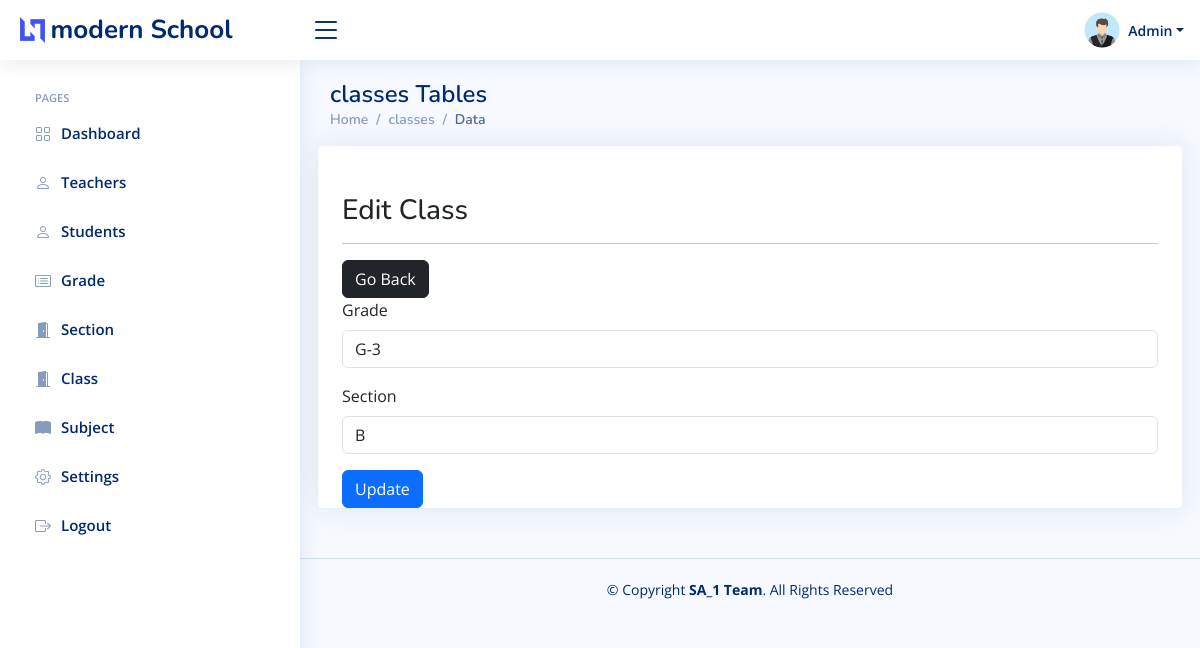
The app's page /admin/class-edit1.php?class_id=1 (signed in) with its own data.
### tables this page shows
CREATE TABLE `setting` (
  `id` int(11) NOT NULL,
  `current_year` int(11) NOT NULL,
  `current_semester` varchar(11) NOT NULL,
  `school_name` varchar(100) NOT NULL,
  `slogan` varchar(300) NOT NULL,
  `about` text NOT NULL
);

CREATE TABLE `class` (
  `class_id` int(11) NOT NULL,
  `grade` int(11) NOT NULL,
  `section` int(11) NOT NULL
);

CREATE TABLE `grades` (
  `grade_id` int(11) NOT NULL,
  `grade` varchar(31) NOT NULL,
  `grade_code` varchar(7) NOT NULL
);

CREATE TABLE `section` (
  `section_id` int(11) NOT NULL,
  `section` varchar(7) NOT NULL
);

### data/setting.php (called while the page is built)
<?php
function getSetting($conn){
   $sql = "SELECT * FROM setting";
   $stmt = $conn->prepare($sql);
   $stmt->execute();
   if ($stmt->rowCount() == 1) {
     $settings = $stmt->fetch();
     return $settings;
   }else {
    return 0;
   }
}
?>

### admin/data/grade.php (called while the page is built, shortened)
<?php
function getAllGrades($conn){
   $sql = "SELECT * FROM grades";
   $stmt = $conn->prepare($sql);
   $stmt->execute();
   if ($stmt->rowCount() >= 1) {
     $grades = $stmt->fetchAll();
     return $grades;
   }else {
    return 0;
   }
}

### admin/data/class.php (called while the page is built, shortened)
<?php
function getClassById($class_id, $conn){
   $sql = "SELECT * FROM class
           WHERE class_id=?";
   $stmt = $conn->prepare($sql);
   $stmt->execute([$class_id]);
   if ($stmt->rowCount() == 1) {
     $class = $stmt->fetch();
     return $class;
   }else {
    return 0;
   }
}

### admin/data/section.php (called while the page is built, shortened)
<?php
function getAllSections($conn){
   $sql = "SELECT * FROM section";
   $stmt = $conn->prepare($sql);
   $stmt->execute();
   if ($stmt->rowCount() >= 1) {
     $sections = $stmt->fetchAll();
     return $sections;
   }else {
    return 0;
   }
}

### admin/class-edit1.php (the view, shortened to what this page needs)
<?php
if (isset($_SESSION['admin_id']) &&
    isset($_SESSION['role'])     &&
    isset($_GET['class_id'])) {
    if ($_SESSION['role'] == 'Admin') {
        include "../DB_connection.php";
        include "data/class.php";
        include "data/grade.php";
        include "data/section.php";
        $class = getClassById($_GET['class_id'], $conn);
        $grades = getAllGrades($conn);
        $sections = getAllSections($conn);
        ?>
<!DOCTYPE html>
<html lang="en">
<head>
    <link href="assets/vendor/bootstrap/css/bootstrap.min.css" rel="stylesheet">
    <link href="assets/vendor/bootstrap-icons/bootstrap-icons.css" rel="stylesheet">
    <link href="assets/vendor/boxicons/css/boxicons.min.css" rel="stylesheet">
    <link href="assets/vendor/quill/quill.snow.css" rel="stylesheet">
    <link href="assets/vendor/quill/quill.bubble.css" rel="stylesheet">
    <link href="assets/vendor/remixicon/remixicon.css" rel="stylesheet">
    <link href="assets/vendor/simple-datatables/style.css" rel="stylesheet">
    <link href="assets/css/style.css" rel="stylesheet">
</head>
<body>
    <?php
    include "inc/header.php";
    ?>
    <?php
    include "inc/sidebar.php";
    ?>
    <main id="main" class="main">
        <div class="pagetitle">
            <h1>classes Tables</h1>
            <nav>
                <ol class="breadcrumb">
                    <li class="breadcrumb-item"><a href="index.html">Home</a></li>
                    <li class="breadcrumb-item">classes</li>
                    <li class="breadcrumb-item active">Data</li>
                </ol>
            </nav>
        </div>
        <section class="section">
            <div class="row">
                <div class="card">
                    <div class="container mt-5">
                        <form method="post"
                              action="req/class-edit.php">
                            <h3>Edit Class</h3><hr>
                            <a href="class1.php"
                               class="btn btn-dark">Go Back</a>
                            <div class="mb-3">
                                <label class="form-label">Grade</label>
                                <select name="grade"
                                        class="form-control" >
                                    <?php foreach ($grades as $grade) {
                                        $selected = 0;
                                        if ($grade['grade_id'] == $class['grade'] ) {
                                            $selected = 1;
                                        }
                                        ?>
                                        <option  value="<?=$grade['grade_id']?>"
                                            <?php if ($selected) echo "selected"; ?> >
                                            <?=$grade['grade_code'].'-'.$grade['grade']?>
                                        </option>
                                    <?php } ?>
                                </select>
                            </div>
                            <div class="mb-3">
                                <label class="form-label">Section</label>
                                <select name="section"
                                        class="form-control" >
                                    <?php foreach ($sections as $section) {
                                        $selected = 0;
                                        if ($section['section_id'] == $class['section'] ) {
                                            $selected = 1;
                                        }
                                        ?>
                                        <option value="<?=$section['section_id']?>" <?php if ($selected) echo "selected"; ?> >
                                            <?=$section['section']?>
                                        </option>
                                    <?php } ?>
                                </select>
                            </div>
                            <button type="submit"
                                    class="btn btn-primary">
                                Update</button>
                        </form>
            </div>
            </div>
        </section>
    </main>
    <?php
    include "inc/footer.php";
    ?>
</body>
</html>
    <?php
}else {
    header("Location: teacher.php");
    exit;
}
}else {
    header("Location: teacher.php");
    exit;
}
?>

### admin/inc/header.php (shortened to what this page needs)
<?php
include "../data/setting.php";
$setting = getSetting($conn);
if ($setting != 0) {
?>
<header id="header" class="header fixed-top d-flex align-items-center">
    <div class="d-flex align-items-center justify-content-between">
        <a href="../index.php" class="logo d-flex align-items-center">
            <img src="assets/img/logo.png" alt="">
            <span class="d-none d-lg-block"><?=$setting['school_name']?></span>
        </a>
        <i class="bi bi-list toggle-sidebar-btn"></i>
    </div>
    <nav class="header-nav ms-auto">
        <ul class="d-flex align-items-center">
            <li class="nav-item dropdown pe-3">
                <a class="nav-link nav-profile d-flex align-items-center pe-0" href="#" data-bs-toggle="dropdown">
                    <img src="../img/student-male.png"  alt="Profile" class="rounded-circle">
                    <span class="d-none d-md-block dropdown-toggle ps-2">Admin</span>
                </a>
            </li>
        </ul>
    </nav>
</header>
<?php }else {
    header("Location: login.php");
    exit;
}  ?>

### admin/assets/css/style.css (style rules this page uses)
:root { scroll-behavior: smooth; }
body { font-family: "Open Sans", sans-serif; background: #f6f9ff; color: #444444; }
a { color: #4154f1; text-decoration: none; }
h1, h2, h3, h4, h5, h6 { font-family: "Nunito", sans-serif; }
#main { margin-top: 60px; padding: 20px 30px; transition: all 0.3s; }
.pagetitle { margin-bottom: 10px; }
.pagetitle h1 { font-size: 24px; margin-bottom: 0; font-weight: 600; color: #012970; }
.card { margin-bottom: 30px; border: none; border-radius: 5px; box-shadow: 0px 0 30px rgba(1, 41, 112, 0.1); }
.breadcrumb { font-size: 14px; font-family: "Nunito", sans-serif; color: #899bbd; font-weight: 600; }
.breadcrumb a { color: #899bbd; transition: 0.3s; }
.breadcrumb .breadcrumb-item::before { color: #899bbd; }
.breadcrumb .active { color: #51678f; font-weight: 600; }
.logo { line-height: 1; }
@media (min-width: 1200px) { .logo { width: 280px; } }
.logo img { max-height: 26px; margin-right: 6px; }
.logo span { font-size: 26px; font-weight: 700; color: #012970; font-family: "Nunito", sans-serif; }
.header { transition: all 0.5s; z-index: 997; height: 60px; box-shadow: 0px 2px 20px rgba(1, 41, 112, 0.1); background-color: #fff; padding-left: 20px; }
.header .toggle-sidebar-btn { font-size: 32px; padding-left: 10px; cursor: pointer; color: #012970; }
.header-nav ul { list-style: none; }
.header-nav>ul { margin: 0; padding: 0; }
.header-nav .nav-profile { color: #012970; }
.header-nav .nav-profile img { max-height: 36px; }
.header-nav .nav-profile span { font-size: 14px; font-weight: 600; }
@media (min-width: 1200px) { #main, #footer { margin-left: 300px; } }

### records on screen
setting: school_name "modern School"
class: grade "G-3", section "B"
